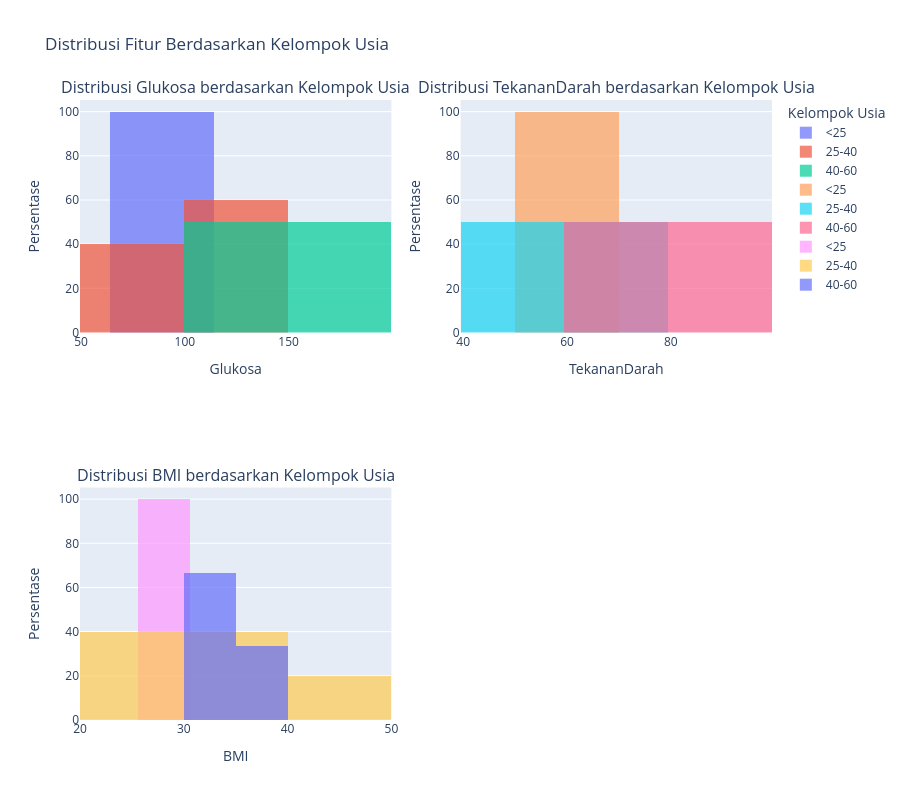

The notebook cell saved with this chart:
### Markdown cell above
###  Buatlah visualisasi data dengan plotly "Distribusi Fitur Menggunakan Subplot Plotly"

### Code cell
import plotly.graph_objects as go
from plotly.subplots import make_subplots


num_features_to_plot = len(features_to_plot)

# Determine the number of rows and columns for subplots
rows = (num_features_to_plot + 1) // 2
cols = 2 if num_features_to_plot > 1 else 1

fig = make_subplots(rows=rows, cols=cols,
                    subplot_titles=[f'Distribusi {col} berdasarkan Kelompok Usia' for col in features_to_plot])

# Add histograms for each feature, colored by age group
for i, feature in enumerate(features_to_plot):
    row_idx = (i // cols) + 1
    col_idx = (i % cols) + 1

    # Iterate through each age group to add a trace
    for age_group_label in age_labels:
        filtered_data = X_with_age_group[X_with_age_group['Kelompok Usia'] == age_group_label]

        # Use `histnorm='percent'` to compare distributions across groups more easily
        fig.add_trace(go.Histogram(x=filtered_data[feature], name=f'{age_group_label}', histnorm='percent', opacity=0.7),
                      row=row_idx, col=col_idx)

    fig.update_xaxes(title_text=feature, row=row_idx, col=col_idx)
    fig.update_yaxes(title_text='Persentase', row=row_idx, col=col_idx)

fig.update_layout(height=400 * rows,
                  title_text="Distribusi Fitur Berdasarkan Kelompok Usia",
                  barmode='overlay', # Overlay histograms for different age groups
                  showlegend=True, # Show legend for age groups
                  legend_title_text='Kelompok Usia')
fig.show()

### Figure 1 — Plotly figure (JSON) as saved in the notebook; plotly's stock layout.template omitted (floating-point values rounded to 4 significant figures)
{"data": [{"histnorm": "percent", "name": "<25", "opacity": 0.7, "type": "histogram", "x": [89], "xaxis": "x", "yaxis": "y"}, {"histnorm": "percent", "name": "25-40", "opacity": 0.7, "type": "histogram", "x": [85, 137, 116, 78, 115], "xaxis": "x", "yaxis": "y"}, {"histnorm": "percent", "name": "40-60", "opacity": 0.7, "type": "histogram", "x": [168, 197, 125, 140], "xaxis": "x", "yaxis": "y"}, {"histnorm": "percent", "name": ">60", "opacity": 0.7, "type": "histogram", "x": [], "xaxis": "x", "yaxis": "y"}, {"histnorm": "percent", "name": "<25", "opacity": 0.7, "type": "histogram", "x": [60.0], "xaxis": "x2", "yaxis": "y2"}, {"histnorm": "percent", "name": "25-40", "opacity": 0.7, "type": "histogram", "x": [66.0, 40.0, 74.0, 50.0, NaN], "xaxis": "x2", "yaxis": "y2"}, {"histnorm": "percent", "name": "40-60", "opacity": 0.7, "type": "histogram", "x": [74.0, 70.0, 96.0, 85.0], "xaxis": "x2", "yaxis": "y2"}, {"histnorm": "percent", "name": ">60", "opacity": 0.7, "type": "histogram", "x": [], "xaxis": "x2", "yaxis": "y2"}, {"histnorm": "percent", "name": "<25", "opacity": 0.7, "type": "histogram", "x": [28.1], "xaxis": "x3", "yaxis": "y3"}, {"histnorm": "percent", "name": "25-40", "opacity": 0.7, "type": "histogram", "x": [26.6, 43.1, 25.6, 31.0, 35.3], "xaxis": "x3", "yaxis": "y3"}, {"histnorm": "percent", "name": "40-60", "opacity": 0.7, "type": "histogram", "x": [31.0, 30.5, NaN, 37.4], "xaxis": "x3", "yaxis": "y3"}, {"histnorm": "percent", "name": ">60", "opacity": 0.7, "type": "histogram", "x": [], "xaxis": "x3", "yaxis": "y3"}], "layout": {"annotations": [{"font": {"size": 16}, "showarrow": false, "text": "Distribusi Glukosa berdasarkan Kelompok Usia", "x": 0.225, "xanchor": "center", "xref": "paper", "y": 1, "yanchor": "bottom", "yref": "paper"}, {"font": {"size": 16}, "showarrow": false, "text": "Distribusi TekananDarah berdasarkan Kelompok Usia", "x": 0.775, "xanchor": "center", "xref": "paper", "y": 1, "yanchor": "bottom", "yref": "paper"}, {"font": {"size": 16}, "showarrow": false, "text": "Distribusi BMI berdasarkan Kelompok Usia", "x": 0.225, "xanchor": "center", "xref": "paper", "y": 0.375, "yanchor": "bottom", "yref": "paper"}], "barmode": "overlay", "height": 800, "legend": {"title": {"text": "Kelompok Usia"}}, "showlegend": true, "title": {"text": "Distribusi Fitur Berdasarkan Kelompok Usia"}, "xaxis": {"anchor": "y", "domain": [0, 0.45], "title": {"text": "Glukosa"}}, "xaxis2": {"anchor": "y2", "domain": [0.55, 1], "title": {"text": "TekananDarah"}}, "xaxis3": {"anchor": "y3", "domain": [0, 0.45], "title": {"text": "BMI"}}, "xaxis4": {"anchor": "y4", "domain": [0.55, 1]}, "yaxis": {"anchor": "x", "domain": [0.625, 1], "title": {"text": "Persentase"}}, "yaxis2": {"anchor": "x2", "domain": [0.625, 1], "title": {"text": "Persentase"}}, "yaxis3": {"anchor": "x3", "domain": [0, 0.375], "title": {"text": "Persentase"}}, "yaxis4": {"anchor": "x4", "domain": [0, 0.375]}}}
